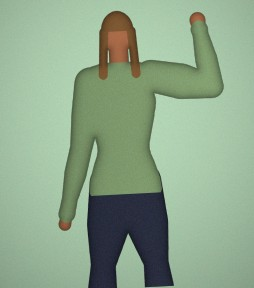
#> input picture data/phyvision_dataset/test/athletic/athletic_test_00087.jpg, 254 x 288 px; its folder holds only this picture in this run
$ python -i silhouette.py   (imports and definitions only)
#> lines starting #> are read from the running program, lines starting #| are printed output that depends on the picture; after the words box and inside, x2 and y2 are one past the last pixel; in counts of white or black regions, pixels touching at a corner belong together
"""Silhouette extraction, normalisation and body-shape descriptors.

PhyVision classifies physique from the *shape* of the person, not from their
skin, face or clothes colour. Every image therefore goes through:

    photo -> person mask -> cleaned silhouette -> (128x128 tensor, shape profile)

Mask sources, in priority order:
  1. The image's own alpha channel (transparent PNG cut-outs)
  2. rembg with the `u2net_human_seg` model (best for real photos, optional)
  3. OpenCV GrabCut (offline fallback, works best on plain backgrounds)
"""
from __future__ import annotations

import numpy as np
import cv2

from .config import SIL_SIZE, PROFILE_BINS

_REMBG_SESSION = None
_REMBG_STATE = None  # None = untested, True = available, False = unavailable


# Segmentation
# [27 lines left out: functions rembg_available, _mask_rembg, not called in this run]


def _grabcut_once(rgb: np.ndarray) -> np.ndarray:
    h, w = rgb.shape[:2]
    bgr = cv2.cvtColor(rgb, cv2.COLOR_RGB2BGR)
    mask = np.zeros((h, w), np.uint8)
    rect = (max(1, int(w * 0.04)), max(1, int(h * 0.015)), int(w * 0.92), int(h * 0.97))
    bgd, fgd = np.zeros((1, 65), np.float64), np.zeros((1, 65), np.float64)
    cv2.grabCut(bgr, mask, rect, bgd, fgd, 6, cv2.GC_INIT_WITH_RECT)
    return np.where((mask == cv2.GC_FGD) | (mask == cv2.GC_PR_FGD), 255, 0).astype(np.uint8)


def _mask_grabcut(rgb: np.ndarray) -> np.ndarray:
    """Two-pass GrabCut: a loose first pass, then a second pass restricted to a
    tight box around the first result (everything outside is background)."""
    h, w = rgb.shape[:2]
#> h = 288; w = 254
    scale = 360.0 / max(h, w) if max(h, w) > 360 else 1.0
#> scale = 1
    small = cv2.resize(rgb, (int(w * scale), int(h * scale)), interpolation=cv2.INTER_AREA) if scale != 1.0 else rgb
    sh, sw = small.shape[:2]
#> sh = 288; sw = 254
    first = clean_mask(_grabcut_once(small))
#> in _grabcut_once, bgr is the input picture: shape (288, 254, 3); mean B, G, R 139.4, 166.9, 141.7
    ys, xs = np.nonzero(first)
    fg = first
    if len(ys):
        mask = np.full((sh, sw), cv2.GC_BGD, np.uint8)
        px, py = int(0.06 * sw), int(0.02 * sh)
        mask[max(0, ys.min() - py):min(sh, ys.max() + py), max(0, xs.min() - px):min(sw, xs.max() + px)] = cv2.GC_PR_BGD
        mask[first > 0] = cv2.GC_PR_FGD
        bgd, fgd = np.zeros((1, 65), np.float64), np.zeros((1, 65), np.float64)
        try:
            cv2.grabCut(cv2.cvtColor(small, cv2.COLOR_RGB2BGR), mask, None, bgd, fgd, 5, cv2.GC_INIT_WITH_MASK)
            second = np.where((mask == cv2.GC_FGD) | (mask == cv2.GC_PR_FGD), 255, 0).astype(np.uint8)
            if second.sum() > 0.2 * first.sum():
                fg = second
        except cv2.error:
            pass
    if scale != 1.0:
        fg = cv2.resize(fg, (w, h), interpolation=cv2.INTER_NEAREST)
    return fg


# [12 lines left out: function extract_mask, not called in this run]


def clean_mask(mask: np.ndarray) -> np.ndarray:
    """Keep the person (largest blob + attached limbs), fill holes, smooth edges."""
    m = (mask > 127).astype(np.uint8)
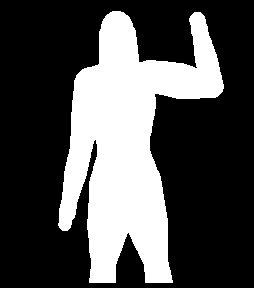
#> m: shape (288, 254); values 0 (black) and 1 (white), 30.7% white; 1 white region, box (x1, y1, x2, y2) and area: (58, 11, 224, 283) 22446
    if m.sum() == 0:
        return m * 255
    k = max(3, int(round(min(m.shape) * 0.008)) | 1)
#> k = 3
    m = cv2.morphologyEx(m, cv2.MORPH_OPEN, np.ones((k, k), np.uint8))
    n, lab, stats, _ = cv2.connectedComponentsWithStats(m, 8)
#> n = 2; stats = [[0, 0, 254, 288, 50706], [58, 11, 166, 272, 22446]]
    if n > 1:
        areas = stats[1:, cv2.CC_STAT_AREA]
#> areas = [22446]
        big = areas.max()
#> big = 22446
        keep = [i + 1 for i, a in enumerate(areas) if a >= 0.06 * big]
#> keep = [1]
        m = np.isin(lab, keep).astype(np.uint8)
    # fill internal holes
    inv = (1 - m).astype(np.uint8)
    n, lab, stats, _ = cv2.connectedComponentsWithStats(inv, 4)
#> stats = [[58, 11, 166, 272, 22446], [0, 0, 254, 288, 50706]]
    h, w = m.shape
#> h = 288; w = 254
    for i in range(1, n):
        x, y, bw, bh, a = stats[i]
        touches = x == 0 or y == 0 or x + bw >= w or y + bh >= h
        if not touches and a < 0.02 * h * w:
            m[lab == i] = 1
#> this loop made 1 pass
    return m * 255


# Normalisation + descriptors
# [124 lines left out: functions crop_to_person, normalise, _central_run, shape_profile, body_metrics, overlay, not called in this run]

>>> import cv2
>>> picture = cv2.cvtColor(cv2.imread('../../data/phyvision_dataset/test/athletic/athletic_test_00087.jpg'), cv2.COLOR_BGR2RGB)
>>> result = _mask_grabcut(picture)
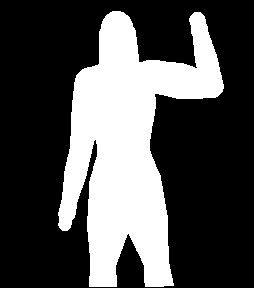
#> result: shape (288, 254); 31.1% white; 1 white region, box (x1, y1, x2, y2) and area: (58, 11, 224, 287) 22784

$ run again, on data/phyvision_dataset/test/athletic/athletic_test_00260.jpg
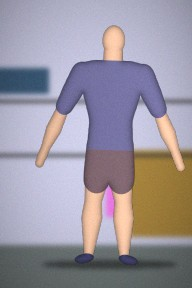
#> input picture data/phyvision_dataset/test/athletic/athletic_test_00260.jpg, 192 x 288 px
#> in _grabcut_once, bgr is the input picture: shape (288, 192, 3); mean B, G, R 160, 149.1, 155.2
#> in clean_mask, `m = (mask > 127).astype(np.uint8)`:
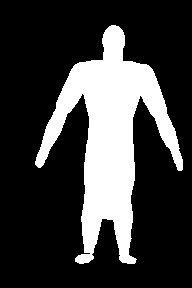
#> m: shape (288, 192); values 0 (black) and 1 (white), 23.9% white; 1 white region, box (x1, y1, x2, y2) and area: (35, 25, 183, 264) 13191
#> in clean_mask, `n, lab, stats, _ = cv2.connectedComponentsWithStats(m, 8)`: n = 2; stats = [[0, 0, 192, 288, 42108], [35, 25, 148, 239, 13188]]
#> areas = [13188]
#> big = 13188
#> keep = [1]
#> inv: shape (288, 192); values 0 (black) and 1 (white), 76.2% white; 1 black region, box (x1, y1, x2, y2) and area: (35, 25, 183, 264) 13188
#> in clean_mask, `n, lab, stats, _ = cv2.connectedComponentsWithStats(inv, 4)`: stats = [[35, 25, 148, 239, 13188], [0, 0, 192, 288, 42108]]
#> the loop in clean_mask, `for i in range(1, n):` made 1 pass
#> ys = 13188 values from 25 to 263; xs = 13188 values, max 182 at index 8789, min 35 at index 8857, mean 109.6
#> result: shape (288, 192); 23.9% white; 1 white region, box (x1, y1, x2, y2) and area: (35, 25, 184, 264) 13230

$ run again, on data/phyvision_dataset/test/athletic/athletic_test_00330.jpg
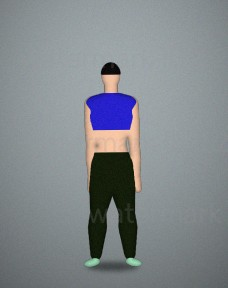
#> input picture data/phyvision_dataset/test/athletic/athletic_test_00330.jpg, 228 x 288 px
#> in _grabcut_once, bgr is the input picture: shape (288, 228, 3); mean B, G, R 139.5, 135.2, 129.5
#> in clean_mask, `m = (mask > 127).astype(np.uint8)`:
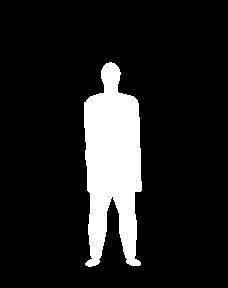
#> m: shape (288, 228); values 0 (black) and 1 (white), 12.6% white; 1 white region, box (x1, y1, x2, y2) and area: (84, 62, 142, 267) 8284
#> in clean_mask, `n, lab, stats, _ = cv2.connectedComponentsWithStats(m, 8)`: n = 2; stats = [[0, 0, 228, 288, 57382], [84, 62, 58, 205, 8282]]
#> areas = [8282]
#> big = 8282
#> keep = [1]
#> inv: shape (288, 228); values 0 (black) and 1 (white), 87.4% white; 1 black region, box (x1, y1, x2, y2) and area: (84, 62, 142, 267) 8282
#> in clean_mask, `n, lab, stats, _ = cv2.connectedComponentsWithStats(inv, 4)`: stats = [[84, 62, 58, 205, 8282], [0, 0, 228, 288, 57382]]
#> the loop in clean_mask, `for i in range(1, n):` made 1 pass
#> ys = 8282 values from 62 to 266; xs = 8282 values, max 141 at index 5271, min 84 at index 873, mean 112.2
#> result: shape (288, 228); 12.6% white; 1 white region, box (x1, y1, x2, y2) and area: (84, 62, 142, 267) 8275
